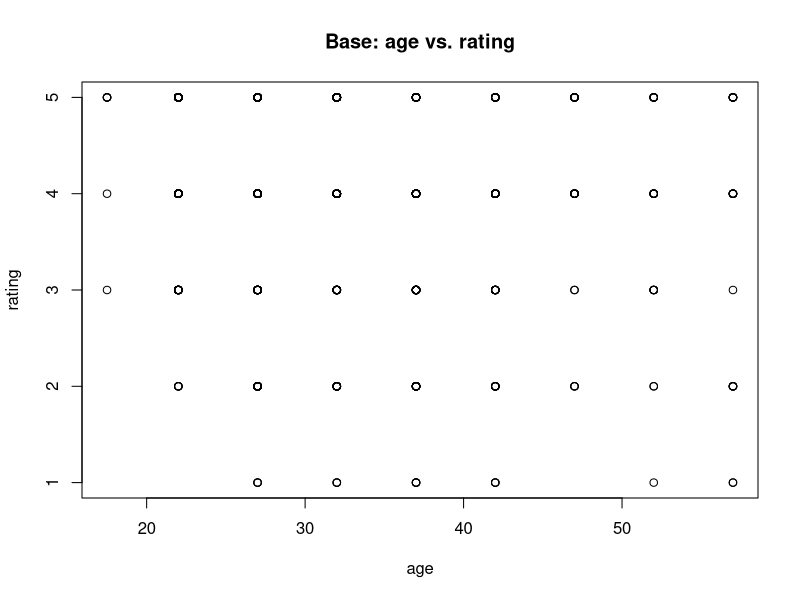
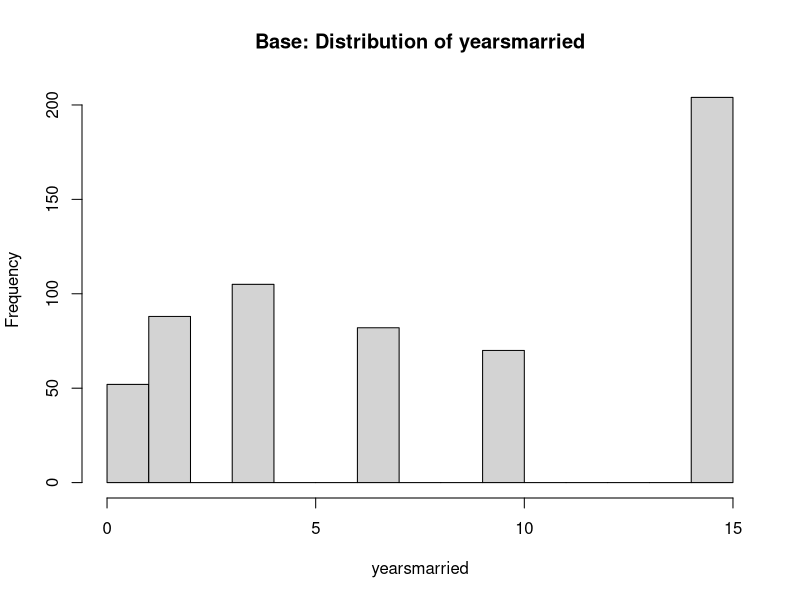
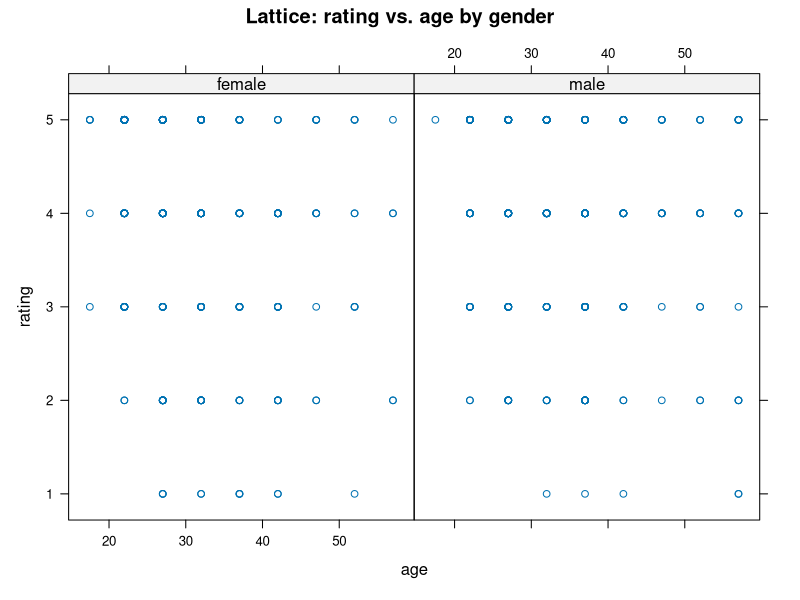
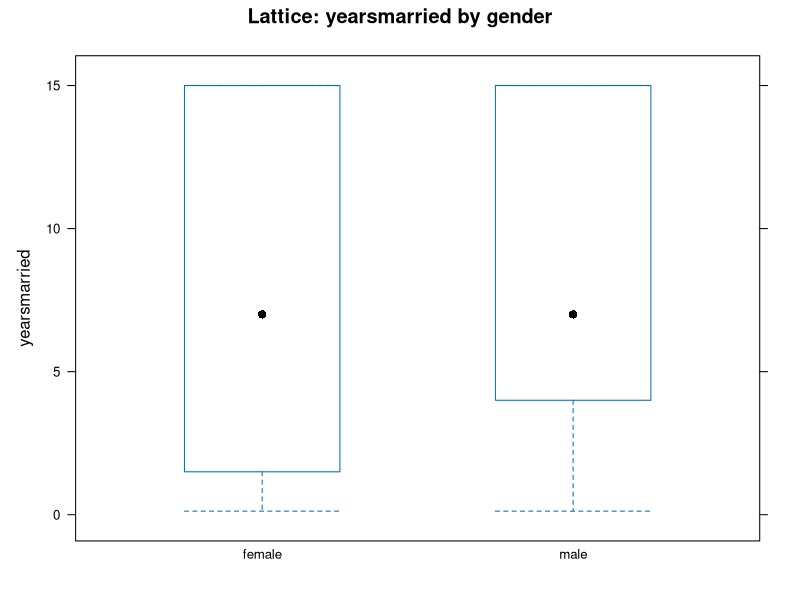
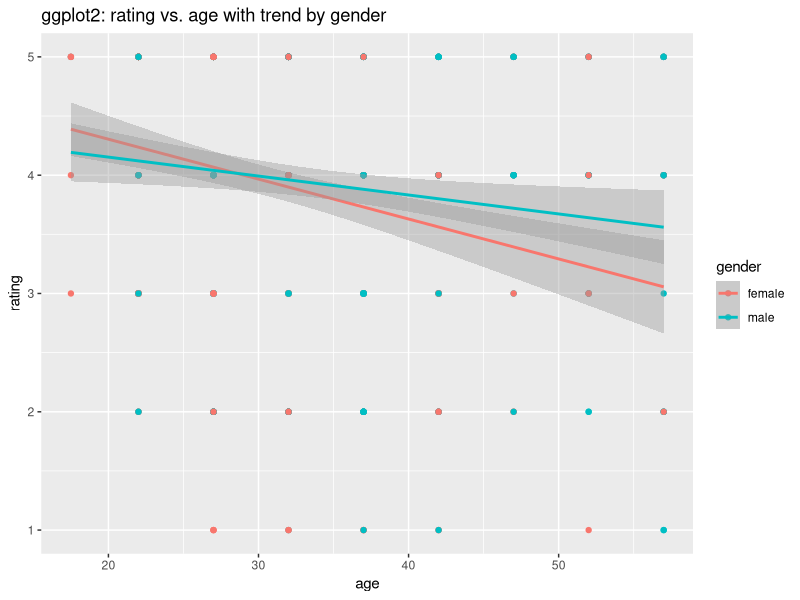
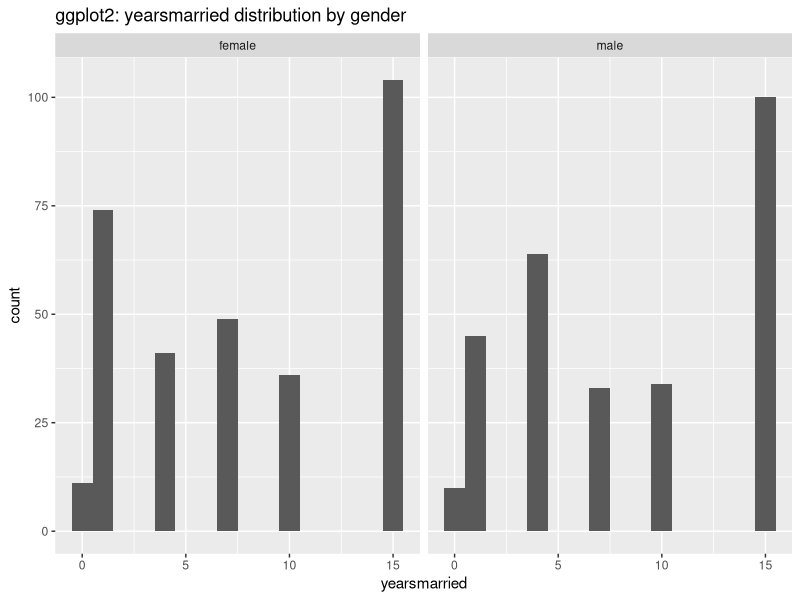

Write the R code that produced these figures, in order.
# Load dataset
data("Affairs", package = "AER")
head(Affairs)

# 1. Base R graphics
# Scatter plot
plot(Affairs$age, Affairs$rating,
     main = "Base: age vs. rating",
     xlab = "age",
     ylab = "rating")

# Histogram
hist(Affairs$yearsmarried,
     main = "Base: Distribution of yearsmarried",
     xlab = "yearsmarried")

# 2. Lattice Graphics
library(lattice)

# Conditional scatter plot (small multiples)
xyplot(rating ~ age | gender,
       data = Affairs,
       main = "Lattice: rating vs. age by gender")

# Box-and-whisker plot
bwplot(yearsmarried ~ gender,
       data = Affairs,
       main = "Lattice: yearsmarried by gender")

# 3. ggplot2
library(ggplot2)

# Scatter plot with smoothing
ggplot(Affairs, aes(x = age, y = rating, color = gender)) +
  geom_point() +
  geom_smooth(method = "lm") +
  labs(title = "ggplot2: rating vs. age with trend by gender")

# Faceted histogram
ggplot(Affairs, aes(yearsmarried)) +
  geom_histogram(binwidth = 1) +
  facet_wrap(~ gender) +
  labs(title = "ggplot2: yearsmarried distribution by gender")
